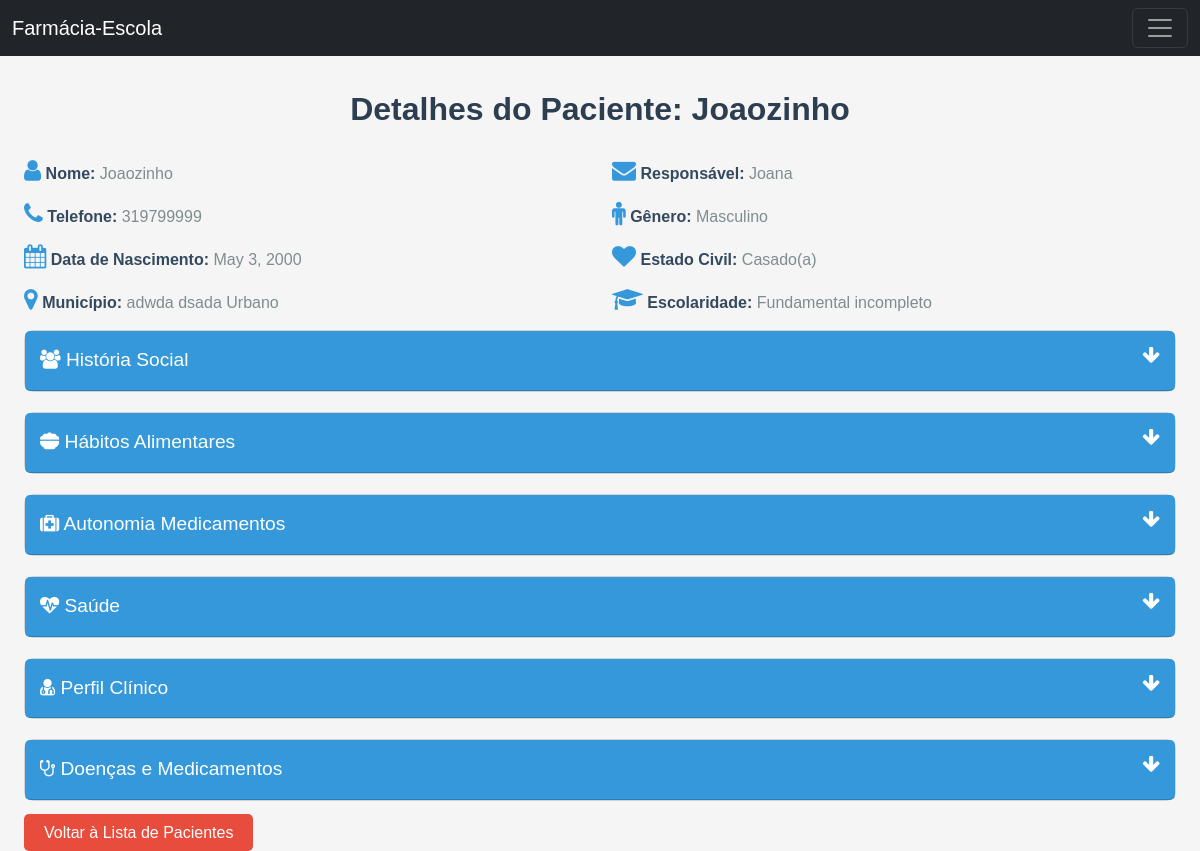
/listagem_pacientes/paciente/10/, run on the app's committed database.
### paciente/models.py (models this page shows, shortened)
class Paciente(models.Model):
    nome = models.CharField(max_length=150)
    telefone = models.CharField(max_length=15)
    numero_formulario = models.CharField(max_length=10)
    responsavel = models.CharField(max_length=100)
    data_nascimento = models.DateField()
    doencas = models.ManyToManyField(Doenca, related_name='pacientes', blank=True)
    medicamentos = models.ManyToManyField(Medicamento, related_name='pacientes', blank=True)
    genero = models.CharField(
        max_length=15, choices=[('M', 'Masculino'), ('F', 'Feminino'), ('O', 'Outro'), ('ND', 'Prefere não dizer')]
    )
    estado_civil = models.CharField(
        max_length=20, choices=[
            ('Casado(a)', 'Casado(a)'),
            ('Solteiro(a)', 'Solteiro(a)'),
            ('Separado(a)', 'Separado(a)'),
            ('Amigado(a)', 'Amigado(a)'),
            ('Nao consta', 'Não consta'),
            ('Outro', 'Outro'),
        ]
    )
    bairro = models.CharField(max_length=100)
    distrito = models.CharField(max_length=20, choices=[('Rural', 'Zona Rural'), ('Urbano', 'Zona Urbana')])
    municipio = models.CharField(max_length=100)
    escolaridade = models.CharField(
        max_length=30, choices=[
            ('Analfabeto', 'Analfabeto'),
            ('Fundamental incompleto', 'Fundamental incompleto'),
            ('Fundamental completo', 'Fundamental completo'),
            ('Médio incompleto', 'Médio incompleto'),
            ('Ensino médio completo', 'Ensino médio completo'),
            ('Superior incompleto', 'Superior incompleto'),
            ('Superior completo', 'Superior completo'),
            ('Pós-graduação', 'Pós-graduação'),
            ('Nao consta', 'Não consta'),
        ]
    )
    ocupacao = models.CharField(max_length=100)
    raca = models.CharField(
        max_length=20, choices=[
            ('Pardo', 'Pardo'),
            ('Preto', 'Preto'),
            ('Branco', 'Branco'),
            ('Amarelo', 'Amarelo'),
            ('Negro', 'Negro'),
            ('Outro', 'Outro'),
            ('Nao consta', 'Não consta'),
        ]
    )
    reside_com = models.CharField(max_length=100)
    observacoes = models.TextField(blank=True)

### listagem_pacientes/views.py (the view)
# urls.py: path('paciente/<int:pk>/', PacienteDetailView.as_view(), name='paciente_detail'),  # URL para detalhes
class PacienteDetailView(DetailView):
    model = Paciente
    template_name = 'detalhe_paciente.html'
    context_object_name = 'paciente'
    def get_object(self):
        return get_object_or_404(Paciente, id=self.kwargs['pk'])

### listagem_pacientes/templates/detalhe_paciente.html (shortened to what this page needs)
{% extends 'menu.html' %}
{% block content %}
<!DOCTYPE html>
<html lang="pt-br">
<head>
    <link rel="stylesheet" href="https://cdnjs.cloudflare.com/ajax/libs/font-awesome/6.5.0/css/all.min.css"
 />
    <link href="https://cdn.jsdelivr.net/npm/font-awesome/css/font-awesome.min.css" rel="stylesheet">
</head>
<div class="container">
    <h2 class="section-title">Detalhes do Paciente: <strong>{{ paciente.nome }}</strong></h2>
    {% if paciente %}
    <div class="patient-info">
        <div class="row">
            <div class="col-md-6">
                <div class="info-item">
                    <i class="fa fa-user icon"></i>
                    <span class="info-label">Nome:</span>
                    <span class="info-value">{{ paciente.nome }}</span>
                </div>
                <div class="info-item">
                    <i class="fa fa-phone icon"></i>
                    <span class="info-label">Telefone:</span>
                    <span class="info-value">{{ paciente.telefone }}</span>
                </div>
                <div class="info-item">
                    <i class="fa fa-calendar icon"></i>
                    <span class="info-label">Data de Nascimento:</span>
                    <span class="info-value">{{ paciente.data_nascimento }}</span>
                </div>
                <div class="info-item">
                    <i class="fa fa-map-marker icon"></i>
                    <span class="info-label">Município:</span>
                    <span class="info-value">{{ paciente.municipio }}</span>
                    <span class="info-value">{{ paciente.bairro }}</span>
                    <span class="info-value">{{ paciente.distrito }}</span>
                </div>
            </div>
            <div class="col-md-6">
                <div class="info-item">
                    <i class="fa fa-envelope icon"></i>
                    <span class="info-label">Responsável:</span>
                    <span class="info-value">{{ paciente.responsavel }}</span>
                </div>
                <div class="info-item">
                    <i class="fa fa-male icon"></i>
                    <span class="info-label">Gênero:</span>
                    <span class="info-value">{{ paciente.get_genero_display }}</span>
                </div>
                <div class="info-item">
                    <i class="fa fa-heart icon"></i>
                    <span class="info-label">Estado Civil:</span>
                    <span class="info-value">{{ paciente.get_estado_civil_display }}</span>
                </div>
                <div class="info-item">
                    <i class="fa fa-graduation-cap icon"></i>
                    <span class="info-label">Escolaridade:</span>
                    <span class="info-value">{{ paciente.get_escolaridade_display }}</span>
                </div>
            </div>
        </div>
        <div class="card expand-card collapsed">
            <div class="card-header" onclick="toggleCard(this.closest('.expand-card'))">
                <i class="fa fa-users"></i> História Social <i class="fa fa-arrow-down float-end"></i>
            </div>
        </div>
        <div class="card expand-card collapsed">
            <div class="card-header" onclick="toggleCard(this.closest('.expand-card'))">
                <i class="fa-solid fa-bowl-food"></i> Hábitos Alimentares <i class="fa fa-arrow-down float-end"></i>
            </div>
        </div>
        <div class="card expand-card collapsed">
            <div class="card-header" onclick="toggleCard(this.closest('.expand-card'))">
                <i class="fa fa-medkit"></i> Autonomia Medicamentos <i class="fa fa-arrow-down float-end"></i>
            </div>
        </div>
        <div class="card expand-card collapsed">
            <div class="card-header" onclick="toggleCard(this.closest('.expand-card'))">
                <i class="fa fa-heartbeat"></i> Saúde <i class="fa fa-arrow-down float-end"></i>
            </div>
        </div>
        <div class="card expand-card collapsed">
            <div class="card-header" onclick="toggleCard(this.closest('.expand-card'))">
                <i class="fa fa-user-md"></i> Perfil Clínico <i class="fa fa-arrow-down float-end"></i>
            </div>
        </div>
        <div class="card expand-card collapsed">
            <div class="card-header" onclick="toggleCard(this.closest('.expand-card'))">
                <i class="fa fa-stethoscope"></i> Doenças e Medicamentos <i class="fa fa-arrow-down float-end"></i>
            </div>
        </div>
    </div>
    <a href="{% url 'paciente_list' %}" class="back-button">Voltar à Lista de Pacientes</a>
    {% else %}
    <p>Paciente não encontrado.</p>
    {% endif %}
</div>
</body>
</html>
{%endblock%}

### listagem_pacientes/templates/detalhe_paciente.html (style rules this page uses)
body { background-color: #f5f5f5; font-family: 'Arial', sans-serif; color: #333; }
.container { max-width: 1200px; margin-top: 90px; }
.section-title { font-size: 2em; font-weight: bold; color: #2c3e50; margin-top: 40px; text-align: center; margin-bottom: 30px; }
.card-header { background-color: #3498db; color: white; font-size: 1.2em; padding: 15px; border-radius: 5px; cursor: pointer; }
.back-button { margin-top: 30px; padding: 10px 20px; background-color: #e74c3c; color: white; text-decoration: none; border-radius: 5px; }
.info-item { margin-bottom: 15px; }
.info-label { font-weight: bold; color: #34495e; }
.info-value { color: #7f8c8d; }
.icon { font-size: 1.5em; color: #3498db; }
.card { margin-bottom: 20px; border-radius: 10px; }
.expand-card { transition: all 0.3s ease-in-out; }
.expand-card.collapsed .card-header { border-radius: 5px; }

### data on the page
Paciente: nome "Joaozinho", telefone "319799999", data_nascimento "May 3, 2000", municipio "adwda", bairro "dsada", distrito "Urbano", responsavel "Joana", genero "Masculino", estado_civil "Casado(a)", escolaridade "Fundamental incompleto"
